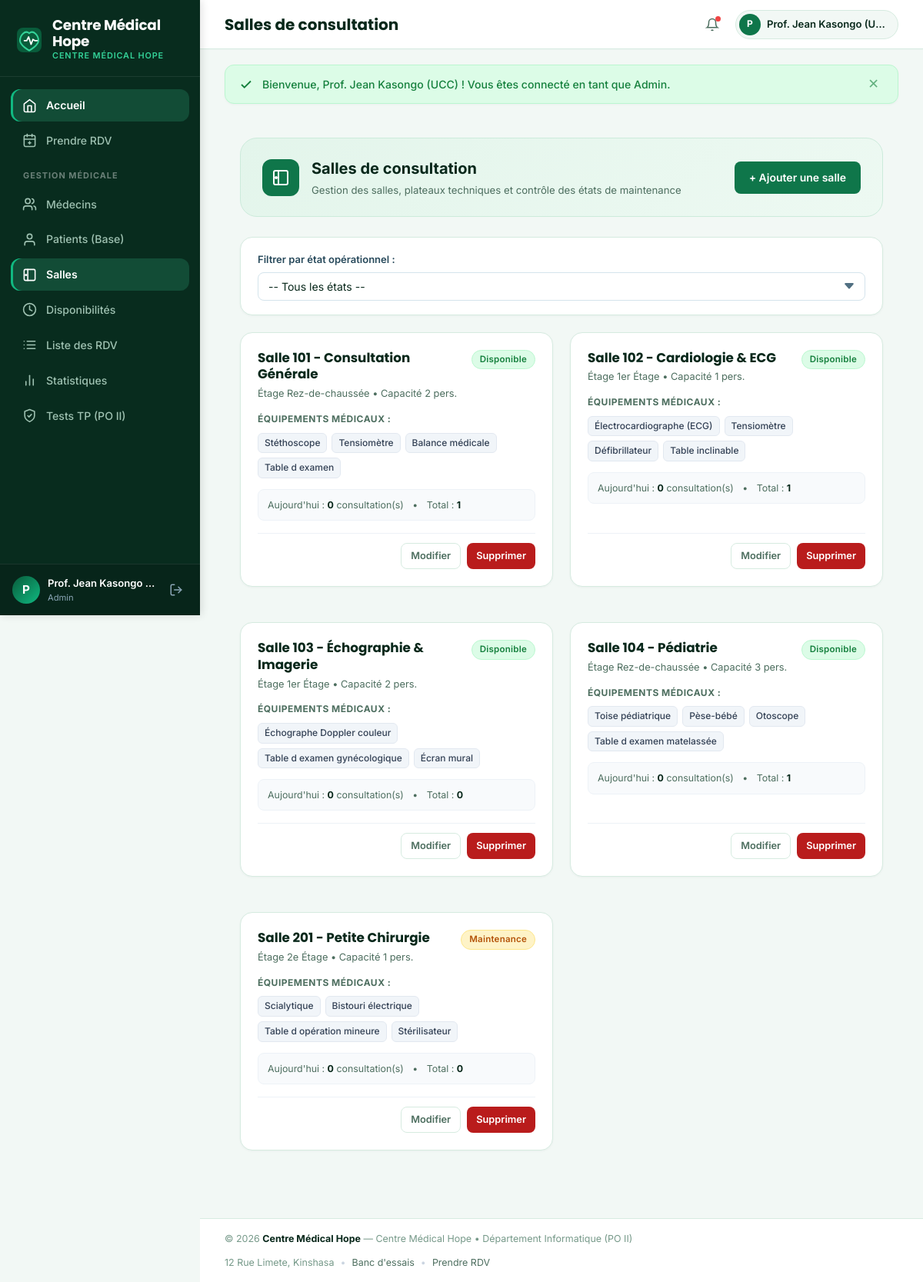
The page /salles/index.php (signed in) on the database its author committed.
### tables this page shows
CREATE TABLE IF NOT EXISTS salles (
    id INT AUTO_INCREMENT PRIMARY KEY,
    nom VARCHAR(100) NOT NULL UNIQUE,
    etage VARCHAR(50) NOT NULL,
    capacite INT NOT NULL DEFAULT 1,
    equipements TEXT NOT NULL COMMENT 'Équipements séparés par virgules ex: Stéthoscope, ECG, Échographe',
    statut ENUM('disponible', 'maintenance', 'fermee') NOT NULL DEFAULT 'disponible',
    description TEXT NULL
);

### config/database.php (called while the page is built, shortened)
<?php
function e($string) {
    return htmlspecialchars($string ?? '', ENT_QUOTES, 'UTF-8');
}

### salles/index.php (the view, shortened to what this page needs)
<?php
require_once __DIR__ . '/../config/database.php';
$sql = "SELECT s.*,
        (SELECT COUNT(*) FROM rendez_vous r WHERE r.id_salle = s.id AND r.statut NOT IN ('annule')) AS nb_rdv_total,
        (SELECT COUNT(*) FROM rendez_vous r WHERE r.id_salle = s.id AND DATE(r.date_heure) = CURRENT_DATE() AND r.statut NOT IN ('annule')) AS nb_rdv_aujourdhui,
        (SELECT GROUP_CONCAT(CONCAT(jour_semaine, ' (', DATE_FORMAT(heure_ouverture, '%H:%i'), '-', DATE_FORMAT(heure_fermeture, '%H:%i'), ')') SEPARATOR ', ')
         FROM disponibilites_salles ds WHERE ds.id_salle = s.id) AS horaires_ouverture
        FROM salles s
        WHERE 1=1";
$params = [];
$sql .= " ORDER BY s.nom ASC";
$stmt = $pdo->prepare($sql);
$stmt->execute($params);
$salles = $stmt->fetchAll();
require_once __DIR__ . '/../includes/header.php';
?>
<div class="container">
    <div class="page-top-banner">
        <div class="page-top-banner-left">
            <div class="page-banner-icon">
                <svg width="24" height="24" viewBox="0 0 24 24" fill="none" stroke="currentColor" stroke-width="2" stroke-linecap="round" stroke-linejoin="round">
                    <rect x="3" y="3" width="18" height="18" rx="2"/>
                    <path d="M9 3v18"/>
                    <circle cx="6" cy="12" r="1"/>
                </svg>
            </div>
            <div>
                <div class="page-banner-title">Salles de consultation</div>
                <div class="page-banner-sub">Gestion des salles, plateaux techniques et contrôle des états de maintenance</div>
            </div>
        </div>
        <div>
            <a href="<?= BASE_URL ?>/salles/ajouter.php" class="btn btn-primary">
                + Ajouter une salle
            </a>
        </div>
    </div>
    <div class="filter-bar">
        <form method="GET" action="<?= BASE_URL ?>/salles/index.php" style="display: flex; gap: 16px; align-items: flex-end; flex-wrap: wrap;">
            <div style="flex: 1; min-width: 220px;">
                <label class="form-label">Filtrer par état opérationnel :</label>
                <select name="statut" class="form-control" onchange="this.form.submit()">
                    <option value="">-- Tous les états --</option>
                </select>
            </div>
        </form>
    </div>
    <div style="display: grid; grid-template-columns: repeat(auto-fill, minmax(320px, 1fr)); gap: 22px; margin-bottom: 36px;">
        <?php if (empty($salles)): ?>
            <div class="card" style="grid-column: 1 / -1; text-align: center; padding: 48px; border: 1px solid var(--border-color); border-radius: var(--r-xl); background: #ffffff;">
                <div style="font-size: 2rem; color: var(--text-muted); margin-bottom: 12px;">🏥</div>
                <h3 style="font-size: 1.1rem; font-weight: 700; color: var(--text-main);">Aucune salle trouvée</h3>
                <p style="color: var(--text-muted); margin-top: 6px; font-size: 0.875rem;">Aucune salle ne correspond au statut sélectionné.</p>
            </div>
        <?php else: ?>
            <?php foreach ($salles as $s): ?>
                <div class="card card-3d" style="background: #ffffff; border: 1px solid var(--border-color); border-radius: var(--r-lg); padding: 22px; display: flex; flex-direction: column; justify-content: space-between; box-shadow: var(--shadow-sm); transition: all 0.25s ease;">
                    <div>
                        <div style="display: flex; align-items: flex-start; justify-content: space-between; gap: 10px; margin-bottom: 12px;">
                            <div>
                                <h3 style="font-size: 1.05rem; font-weight: 700; color: var(--text-main); margin: 0 0 4px;">
                                    <?= e($s['nom']) ?>
                                </h3>
                                <div style="font-size: 0.8rem; color: var(--text-muted);">
                                    Étage <?= e($s['etage']) ?> &bull; Capacité <?= $s['capacite'] ?> pers.
                                </div>
                            </div>
                            <?php if ($s['statut'] === 'disponible'): ?>
                                <span class="status-pill status-confirmed">Disponible</span>
                            <?php elseif ($s['statut'] === 'maintenance'): ?>
                                <span class="status-pill status-pending">Maintenance</span>
                            <?php else: ?>
                                <span class="status-pill status-cancelled">Fermée</span>
                            <?php endif; ?>
                        </div>
                        <div style="margin: 14px 0 12px;">
                            <span style="display: block; font-size: 0.75rem; text-transform: uppercase; font-weight: 700; color: var(--text-muted); letter-spacing: 0.5px; margin-bottom: 8px;">Équipements médicaux :</span>
                            <div style="display: flex; flex-wrap: wrap; gap: 6px;">
                                <?php
                                $eqs = explode(',', $s['equipements']);
                                foreach ($eqs as $eq):
                                ?>
                                    <span style="display: inline-block; background-color: #f1f5f9; color: #334155; font-size: 0.75rem; font-weight: 500; padding: 3px 8px; border-radius: 6px; border: 1px solid #e2e8f0;">
                                        <?= e(trim($eq)) ?>
                                    </span>
                                <?php endforeach; ?>
                            </div>
                        </div>
                        <div style="background-color: #f8fafc; border: 1px solid #edf2f7; border-radius: 8px; padding: 10px 12px; font-size: 0.775rem; color: var(--text-muted); margin-top: 14px;">
                            <span>Aujourd'hui : <strong style="color: var(--text-main);"><?= $s['nb_rdv_aujourdhui'] ?></strong> consultation(s)</span>
                            <span style="margin: 0 8px;">&bull;</span>
                            <span>Total : <strong style="color: var(--text-main);"><?= $s['nb_rdv_total'] ?></strong></span>
                        </div>
                    </div>
                    <div style="display: flex; gap: 8px; justify-content: flex-end; margin-top: 16px; border-top: 1px solid #edf2f7; padding-top: 12px;">
                        <a href="<?= BASE_URL ?>/salles/modifier.php?id=<?= $s['id'] ?>" class="btn btn-secondary btn-sm" style="font-size: 0.8rem; padding: 6px 12px;">
                            Modifier
                        </a>
                        <a href="<?= BASE_URL ?>/salles/supprimer.php?id=<?= $s['id'] ?>"
                           class="btn btn-secondary btn-sm btn-confirm-delete"
                           style="font-size: 0.8rem; padding: 6px 12px;"
                           data-confirm="Supprimer cette salle ? Si des rendez-vous y sont associés, la suppression sera bloquée.">
                            Supprimer
                        </a>
                    </div>
                </div>
            <?php endforeach; ?>
        <?php endif; ?>
    </div>
</div>
<?php require_once __DIR__ . '/../includes/footer.php'; ?>

### rows shown on the page
salles: nom "Salle 101 - Consultation Générale", etage "Rez-de-chaussée", capacite "2", statut "Disponible", equipements "Stéthoscope", equipements "Tensiomètre", equipements "Balance médicale", equipements "Table d examen", nb_rdv_aujourdhui "0", nb_rdv_total "1"
salles: nom "Salle 102 - Cardiologie & ECG", etage "1er Étage", capacite "1", statut "Disponible", equipements "Électrocardiographe (ECG)", equipements "Tensiomètre", equipements "Défibrillateur", equipements "Table inclinable", nb_rdv_aujourdhui "0", nb_rdv_total "1"
salles: nom "Salle 103 - Échographie & Imagerie", etage "1er Étage", capacite "2", statut "Disponible", equipements "Échographe Doppler couleur", equipements "Table d examen gynécologique", equipements "Écran mural", nb_rdv_aujourdhui "0", nb_rdv_total "0"
salles: nom "Salle 104 - Pédiatrie", etage "Rez-de-chaussée", capacite "3", statut "Disponible", equipements "Toise pédiatrique", equipements "Pèse-bébé", equipements "Otoscope", equipements "Table d examen matelassée", nb_rdv_aujourdhui "0", nb_rdv_total "1"
salles: nom "Salle 201 - Petite Chirurgie", etage "2e Étage", capacite "1", statut "Maintenance", equipements "Scialytique", equipements "Bistouri électrique", equipements "Table d opération mineure", equipements "Stérilisateur", nb_rdv_aujourdhui "0", nb_rdv_total "0"

### other values the page prints
substr($_SESSION['utilisateur_nom'] ?? 'U', 0, 1) "P"
$_SESSION['utilisateur_nom'] "Prof. Jean Kasongo…"
$_SESSION['utilisateur_role'] "Admin"
$sectionName "Salles de consultation"
substr($_SESSION['utilisateur_nom'] ?? 'A', 0, 1) "P"
$_SESSION['utilisateur_nom'] "Prof. Jean Kasongo (U…"
$msg['text'] "Bienvenue, Prof. Jean Kasongo (UCC) ! Vous êtes connecté en tant que Admin."
